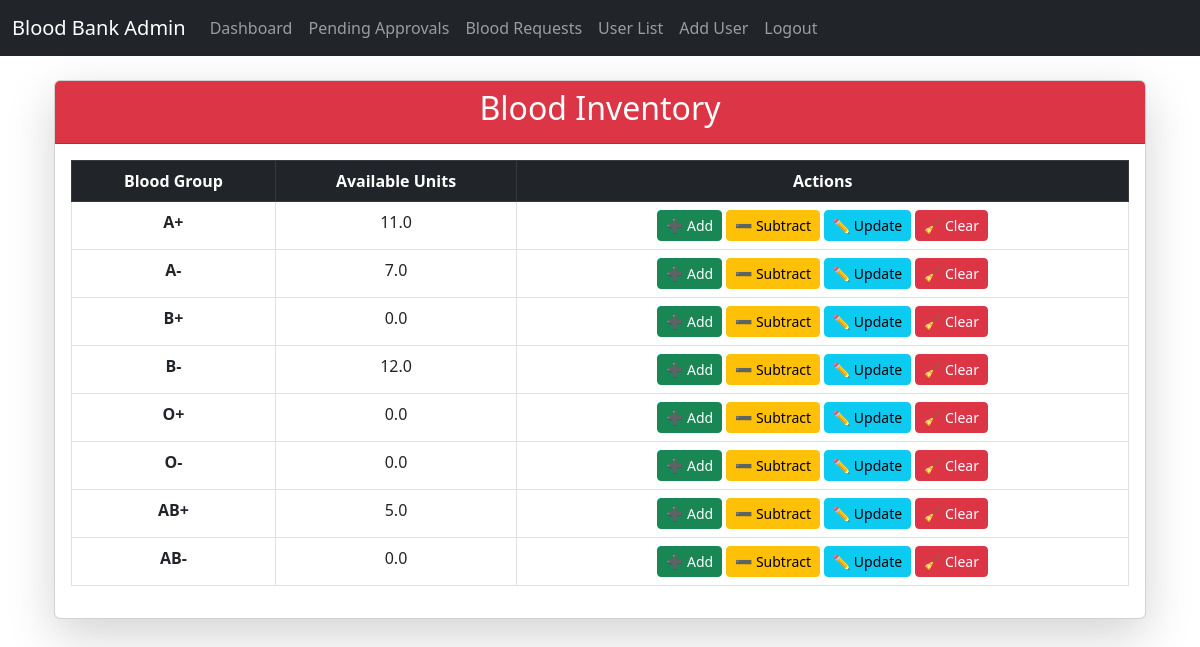
The page /inventory/ (signed in) on the database as committed earlier.
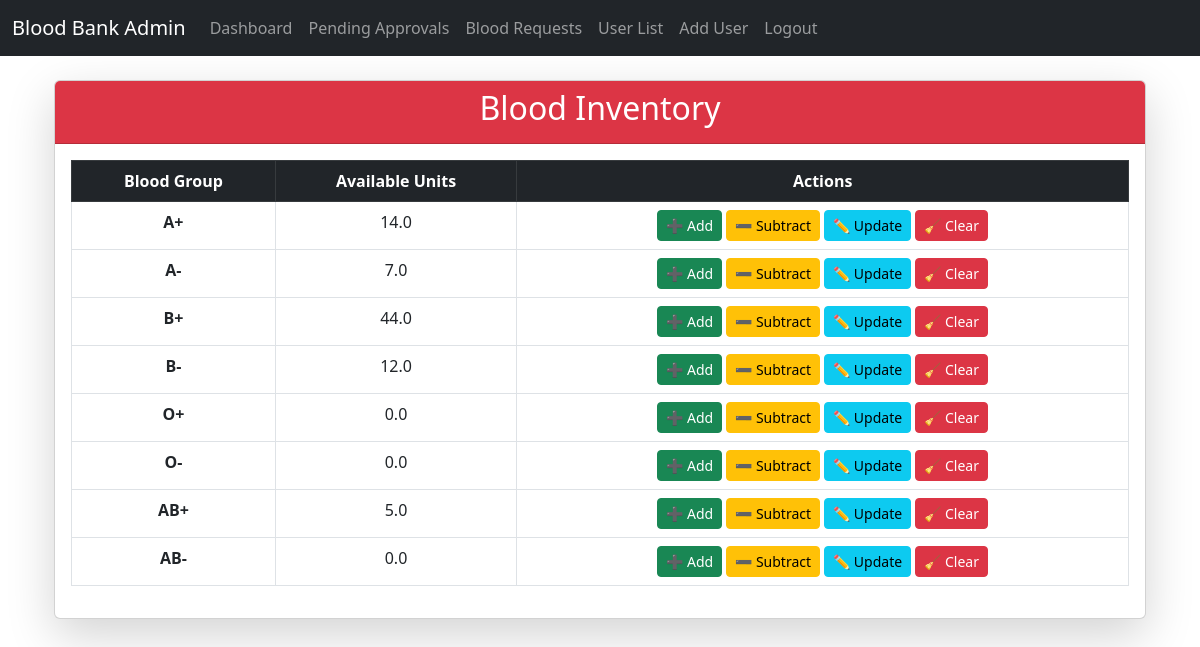
The same page on the database as committed later.
### myapp/models.py (models this page shows, shortened)
class BloodInventory(models.Model):
    admin = models.ForeignKey(CustomUser, on_delete=models.CASCADE, limit_choices_to={'user_type': "1"})
    blood_group = models.CharField(max_length=4, choices=CustomUser.BLOOD_GROUPS)
    available_units = models.FloatField()

### myapp/views.py (the view)
# urls.py: path('inventory/', views.blood_inventory, name='blood_inventory'),
@login_required
@user_passes_test(is_admin)
def blood_inventory(request):
    blood_groups = ["A+", "A-", "B+", "B-", "O+", "O-", "AB+", "AB-"]
    for bg in blood_groups:
        BloodInventory.objects.get_or_create(admin=request.user, blood_group=bg, defaults={'available_units': 0})
    inventory = BloodInventory.objects.filter(admin=request.user)
    return render(request, 'admin/blood_inventory.html', {'inventory': inventory})

### myapp/views.py (called while the page is built)
def is_admin(user):
    return user.is_authenticated and user.user_type == "1"

### myapp/templates/admin/blood_inventory.html (shortened to what this page needs)
{% extends "admin/admin_base.html" %}
{% block content %}
<div class="container mt-4">
    <div class="card shadow-lg">
        <div class="card-header bg-danger text-white">
            <h2 class="text-center">Blood Inventory</h2>
        </div>
        <div class="card-body">
            <table class="table table-bordered table-hover text-center">
                <thead class="table-dark">
                    <tr>
                        <th>Blood Group</th>
                        <th>Available Units</th>
                        <th>Actions</th>
                    </tr>
                </thead>
                <tbody>
                    {% for item in inventory %}
                    <tr>
                        <td><strong>{{ item.blood_group }}</strong></td>
                        <td>{{ item.available_units }}</td>
                        <td>
                            <a href="{% url 'add_blood_units' item.id %}" class="btn btn-success btn-sm">➕ Add</a>
                            <a href="{% url 'subtract_blood_units' item.id %}" class="btn btn-warning btn-sm">➖ Subtract</a>
                            <a href="{% url 'update_blood_inventory' item.id %}" class="btn btn-info btn-sm">✏️ Update</a>
                            <form method="POST" action="{% url 'clear_blood_inventory' item.id %}" class="d-inline">
                                <button type="submit" class="btn btn-danger btn-sm" onclick="return confirm('Are you sure you want to clear the blood units for this group?')">🧹 Clear</button>
                            </form>
                        </td>
                    </tr>
                    {% empty %}
                    <tr>
                        <td colspan="3" class="text-center text-danger">No blood inventory records found.</td>
                    </tr>
                    {% endfor %}
                </tbody>
            </table>
        </div>
    </div>
</div>
{% endblock %}

Rows that differ between the two databases and show on the page:
changed BloodInventory (number 1 of 8 on the later page): available_units "11.0" → "14.0"
changed BloodInventory (number 3 of 8 on the later page): available_units "0.0" → "44.0"
